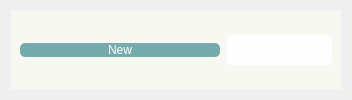
      <widget class="QWidget" name="vehicle_header_buttons">
       <layout class="QGridLayout" name="gridLayout_16">
        <item row="0" column="0">
         <widget class="QFrame" name="vehicle_header_frame">
          <property name="minimumSize">
           <size>
            <width>0</width>
            <height>50</height>
           </size>
          </property>
          <property name="styleSheet">
           <string notr="true">color: #333;
background-color: #f8f8f2;
background-image: none;</string>
          </property>
          <property name="frameShape">
           <enum>QFrame::NoFrame</enum>
          </property>
          <property name="frameShadow">
           <enum>QFrame::Raised</enum>
          </property>
          <layout class="QGridLayout" name="gridLayout_17">
           <item row="0" column="1">
            <layout class="QGridLayout" name="gridLayout_20">
             <item row="0" column="1">
              <widget class="QLineEdit" name="vehicle_search_line">
               <property name="minimumSize">
                <size>
                 <width>0</width>
                 <height>30</height>
                </size>
               </property>
               <property name="maximumSize">
                <size>
                 <width>600</width>
                 <height>16777215</height>
                </size>
               </property>
               <property name="styleSheet">
                <string notr="true">border-radius: 5px;
background-color: #fefeff;
color: black;</string>
               </property>
               <property name="alignment">
                <set>Qt::AlignCenter</set>
               </property>
              </widget>
             </item>
             <item row="0" column="0">
              <widget class="QPushButton" name="new_vehicle_button">
               <property name="minimumSize">
                <size>
                 <width>200</width>
                 <height>0</height>
                </size>
               </property>
               <property name="styleSheet">
                <string notr="true">QPushButton {
	border-radius: 5px;
	color: #fff;
	background-color: #76ABAE;
}

QPushButton:hover {
	background-color: #828786;
	color: #fff;
	border-radius: 10px;
}</string>
               </property>
               <property name="text">
                <string>New</string>
               </property>
               <property name="icon">
                <iconset resource="openauto_resources.qrc">
                 <normaloff>:/resources/Icons/add-document.png</normaloff>:/resources/Icons/add-document.png</iconset>
               </property>
               <property name="iconSize">
                <size>
                 <width>30</width>
                 <height>30</height>
                </size>
               </property>
               <property name="flat">
                <bool>true</bool>
               </property>
              </widget>
             </item>
            </layout>
           </item>
          </layout>
         </widget>
        </item>
       </layout>
      </widget>
